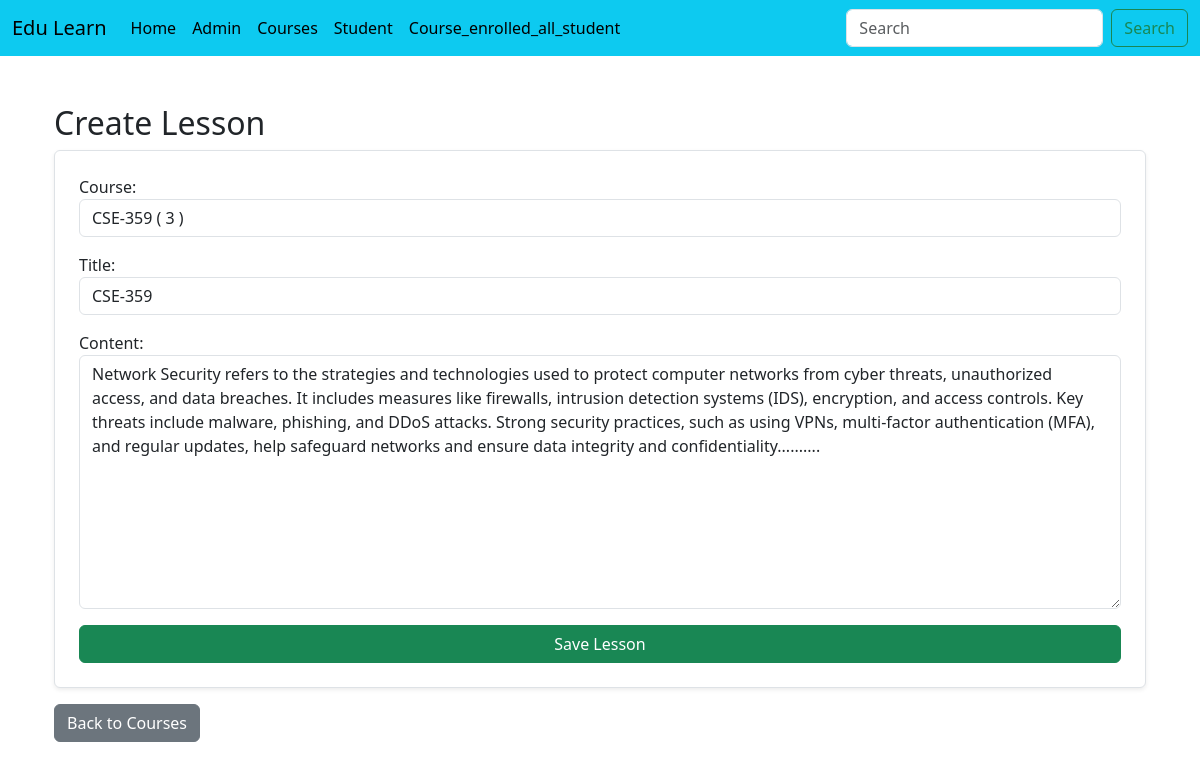
Screenshot of /courses/lesson_update/1/ with the database file from the repository.
### Courses/models.py (models this page shows, shortened)
class Lesson(models.Model):
    title = models.CharField(max_length=200)
    content = models.TextField()
    course = models.ForeignKey(Courses,on_delete=models.CASCADE,related_name='lessons')

class Courses(models.Model):
    title = models.CharField(max_length=200)
    description = models.TextField()
    duration = models.IntegerField(help_text="Duration in hours")
    thumbnail = models.ImageField(upload_to='course_thumbnail/',null=True,blank=True)
    def __str__(self):
        return self.title + ' ( ' + str(self.duration)+ ' ) '

### Courses/views.py (the view)
# urls.py: path('lesson_update/<int:id>/',views.lesson_update,name='lesson_update'),
def lesson_update(request,id):
    lesson = get_object_or_404(Lesson,id=id)
    form = LessonForm()
    if request.method == "POST":
        form = LessonForm(request.POST,request.FILES,instance=lesson)
    if form.is_valid():
        form.save()
        messages.success(request,"Lesson Update successfully!")
        redirect('course_list')
    else:
        form = LessonForm(instance=lesson)
    return render(request,'Courses/lesson_form.html',{'form':form})

### Courses/forms.py
class LessonForm(forms.ModelForm):
    class Meta:
        model = Lesson
        fields = ['course', 'title', 'content']
        widgets = {
        'course': forms.Select(attrs={'class': 'form-control'}),
        'title': forms.TextInput(attrs={'class': 'form-control'}),
        'content': forms.Textarea(attrs={'class': 'form-control'}),
        }

### templates/Courses/lesson_form.html (shortened to what this page needs)
{% extends "Courses/base.html" %}
{% block content %}
<div class="container mt-4">
<h2>{{ lesson.id|default:"Create" }} Lesson</h2>
<form method="post" class="p-4 border rounded bg-white shadow-sm">
{{ form.as_p }}
<button type="submit" class="btn btn-success w-100">Save Lesson</button>
</form>
<a href="{% url 'course_list' %}" class="btn btn-secondary mt-3">Back to Courses</a>
</div>
{% endblock %}

### rows the page displays
Lesson: course "CSE-359 ( 3 )", content "Network Security refers to the strategies and technologies used to protect computer networks from cyber threats, unauthorized access, and data breaches. It includes measures like firewalls, intrusion detection systems (IDS), encryption, and access controls. Key threats include malware, phishing, and DDoS attacks. Strong security practices, such as using VPNs, multi-factor authentication (MFA), and regular updates, help safeguard networks and ensure data integrity and confidentiality.........."
Courses: title "CSE-359"

### other values shown
{{ lesson.id|default:"Create" }} "Create"
